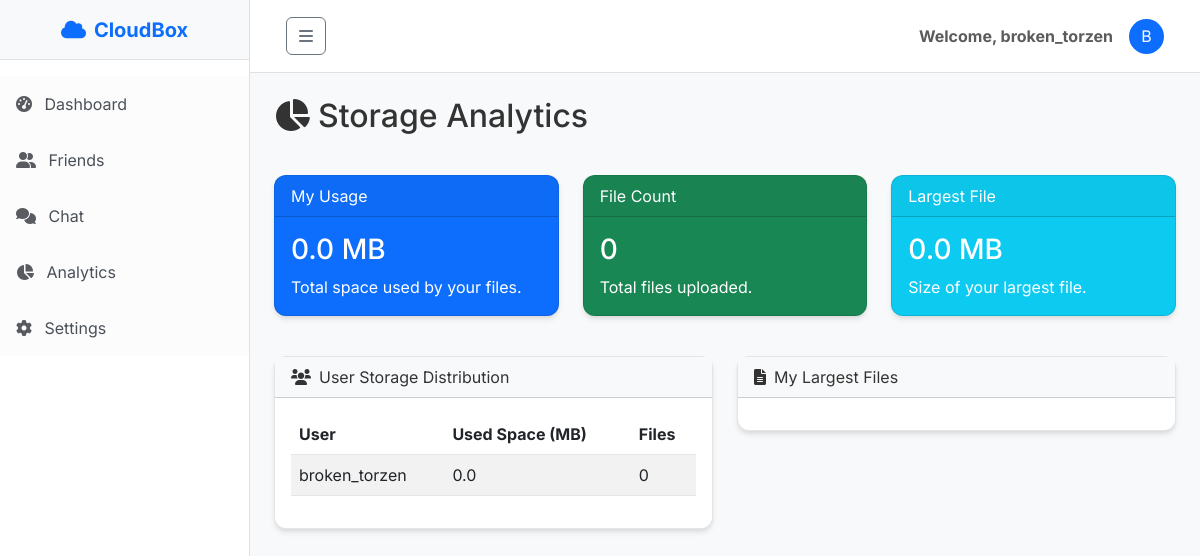
/analytics (signed in), run on an earlier commit of the app's database.
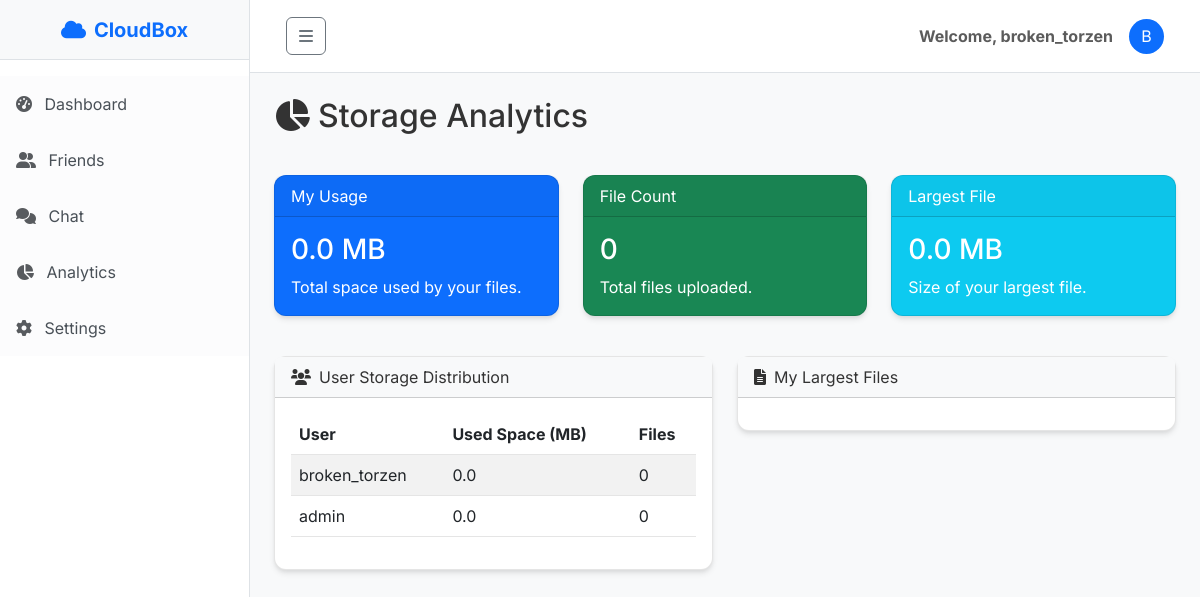
And on a later commit of the database.
### models.py (models this page shows)
class User(UserMixin, db.Model):
    id = db.Column(db.Integer, primary_key=True)
    username = db.Column(db.String(80), unique=True, nullable=False)
    password_hash = db.Column(db.String(120), nullable=False)
    is_admin = db.Column(db.Boolean, default=False)
    storage_limit = db.Column(db.Integer, default=5120) # Default 5GB
    files = db.relationship('File', backref='owner', lazy=True)
    permissions = db.relationship('Permission', backref='user', lazy=True)

### routes.py (the view)
@main.route('/analytics')
@login_required
def analytics():
    my_files = File.query.filter_by(owner_id=current_user.id, is_folder=False).all()
    my_usage = sum(f.size for f in my_files)
    my_file_count = len(my_files)
    largest_file_size = max([f.size for f in my_files]) if my_files else 0
    largest_files = sorted(my_files, key=lambda x: x.size, reverse=True)[:5]
    users = User.query.all()
    user_stats = []
    for u in users:
        u_files = File.query.filter_by(owner_id=u.id, is_folder=False).all()
        u_size = sum(f.size for f in u_files)
        u_count = len(u_files)
        user_stats.append({
            'username': u.username,
            'total_size': u_size,
            'file_count': u_count
        })
    return render_template('analytics.html',
                           my_usage=my_usage,
                           my_file_count=my_file_count,
                           largest_file_size=largest_file_size,
                           largest_files=largest_files,
                           user_stats=user_stats)

### app.py (called while the page is built)
@login_manager.user_loader
def load_user(user_id):
    return User.query.get(int(user_id))

@app.context_processor
def inject_storage_usage():
    if current_user.is_authenticated:
        my_files = File.query.filter_by(owner_id=current_user.id, is_folder=False).all()
        used_bytes = sum(f.size for f in my_files)
        used_mb = round(used_bytes / (1024 * 1024), 2)
        limit_mb = getattr(current_user, 'storage_limit', 5120)
        percentage = round((used_mb / limit_mb) * 100, 1) if limit_mb > 0 else 100
        return dict(storage_used=used_mb, storage_limit=limit_mb, storage_percent=percentage)
    return dict(storage_used=0, storage_limit=5120, storage_percent=0)

### templates/analytics.html (shortened to what this page needs)
{% extends "base.html" %}
{% block content %}
<div class="row mb-4">
    <div class="col-12">
        <h2 class="mb-3"><i class="fas fa-chart-pie me-2"></i>Storage Analytics</h2>
    </div>
</div>
<div class="row mb-4">
    <div class="col-md-4">
        <div class="card text-white bg-primary mb-3">
            <div class="card-header">My Usage</div>
            <div class="card-body">
                <h3 class="card-title">{{ (my_usage / 1024 / 1024)|round(2) }} MB</h3>
                <p class="card-text">Total space used by your files.</p>
            </div>
        </div>
    </div>
    <div class="col-md-4">
        <div class="card text-white bg-success mb-3">
            <div class="card-header">File Count</div>
            <div class="card-body">
                <h3 class="card-title">{{ my_file_count }}</h3>
                <p class="card-text">Total files uploaded.</p>
            </div>
        </div>
    </div>
    <div class="col-md-4">
        <div class="card text-white bg-info mb-3">
            <div class="card-header">Largest File</div>
            <div class="card-body">
                <h3 class="card-title">{{ (largest_file_size / 1024 / 1024)|round(2) }} MB</h3>
                <p class="card-text">Size of your largest file.</p>
            </div>
        </div>
    </div>
</div>
<div class="row">
    <div class="col-md-6">
        <div class="card">
            <div class="card-header bg-light">
                <i class="fas fa-users me-2"></i>User Storage Distribution
            </div>
            <div class="card-body">
                <table class="table table-striped">
                    <thead>
                        <tr>
                            <th>User</th>
                            <th>Used Space (MB)</th>
                            <th>Files</th>
                        </tr>
                    </thead>
                    <tbody>
                        {% for stat in user_stats %}
                        <tr>
                            <td>{{ stat.username }}</td>
                            <td>{{ (stat.total_size / 1024 / 1024)|round(2) }}</td>
                            <td>{{ stat.file_count }}</td>
                        </tr>
                        {% endfor %}
                    </tbody>
                </table>
            </div>
        </div>
    </div>
    <div class="col-md-6">
        <div class="card">
            <div class="card-header bg-light">
                <i class="fas fa-file-alt me-2"></i>My Largest Files
            </div>
            <div class="card-body">
            </div>
        </div>
    </div>
</div>
{% endblock %}

### templates/base.html (shortened to what this page needs)
<!DOCTYPE html>
<html lang="en">
<head>
    <link href="https://cdn.jsdelivr.net/npm/bootstrap@5.3.0/dist/css/bootstrap.min.css" rel="stylesheet">
    <link rel="stylesheet" href="https://cdnjs.cloudflare.com/ajax/libs/font-awesome/6.0.0/css/all.min.css">
    <link rel="stylesheet" href="{{ url_for('static', filename='style.css') }}">
</head>
<body>
    <div class="d-flex" id="wrapper">
        <div class="border-end bg-white" id="sidebar-wrapper" style="min-width: 250px; min-height: 100vh;">
            <div class="sidebar-heading border-bottom bg-light d-flex align-items-center justify-content-center"
                style="height: 60px;">
                <a class="text-decoration-none fw-bold text-primary fs-5" href="{{ url_for('main.dashboard') }}">
                    <i class="fas fa-cloud me-2"></i>CloudBox
                </a>
            </div>
            <div class="list-group list-group-flush pt-3">
                <a class="list-group-item list-group-item-action list-group-item-light p-3 border-0"
                    href="{{ url_for('main.dashboard') }}">
                    <i class="fas fa-tachometer-alt me-2 text-muted"></i> Dashboard
                </a>
                <a class="list-group-item list-group-item-action list-group-item-light p-3 border-0"
                    href="{{ url_for('main.friends') }}">
                    <i class="fas fa-user-friends me-2 text-muted"></i> Friends
                </a>
                <a class="list-group-item list-group-item-action list-group-item-light p-3 border-0"
                    href="{{ url_for('chat.chat_view') }}">
                    <i class="fas fa-comments me-2 text-muted"></i> Chat
                </a>
                <a class="list-group-item list-group-item-action list-group-item-light p-3 border-0"
                    href="{{ url_for('main.analytics') }}">
                    <i class="fas fa-chart-pie me-2 text-muted"></i> Analytics
                </a>
                <a class="list-group-item list-group-item-action list-group-item-light p-3 border-0 pointer"
                    data-bs-toggle="modal" data-bs-target="#settingsModal">
                    <i class="fas fa-cog me-2 text-muted"></i> Settings
                </a>
            </div>
        </div>
        <div id="page-content-wrapper" class="w-100 bg-light">
            <nav class="navbar navbar-expand-lg navbar-light bg-white border-bottom py-3 px-4">
                <div class="container-fluid">
                    <button class="btn btn-outline-secondary" id="sidebarToggle"><i class="fas fa-bars"></i></button>
                    <div class="collapse navbar-collapse" id="navbarSupportedContent">
                        <ul class="navbar-nav ms-auto mt-2 mt-lg-0 align-items-center">
                            {% if current_user.is_authenticated %}
                            <li class="nav-item">
                                <span class="nav-link text-dark fw-bold">Welcome, {{ current_user.username }}</span>
                            </li>
                            <li class="nav-item ms-2">
                                <div class="avatar-placeholder bg-primary text-white rounded-circle d-flex align-items-center justify-content-center"
                                    style="width: 35px; height: 35px;">
                                    {{ current_user.username[0].upper() }}
                                </div>
                            </li>
                            {% else %}
                            <li class="nav-item">
                                <a class="nav-link btn btn-primary text-white px-3"
                                    href="{{ url_for('auth.login') }}">Login</a>
                            </li>
                            {% endif %}
                        </ul>
                    </div>
                </div>
            </nav>
            <div class="container-fluid p-4">
                {% block content %}{% endblock %}
            </div>
        </div>
    </div>
</body>
</html>

### static/style.css (style rules this page uses)
:root { --primary-color: #4a90e2; --secondary-color: #2c3e50; --background-light: #f8f9fa; --text-dark: #333; --card-bg: #fff; --border-color: rgba(0, 0, 0, 0.1); --input-bg: #fff; --input-border: #ced4da; --input-text: #495057; }
body { font-family: 'Inter', -apple-system, BlinkMacSystemFont, "Segoe UI", Roboto, "Helvetica Neue", Arial, sans-serif; background-color: var(--background-light); color: var(--text-dark); transition: background-color 0.3s ease, color 0.3s ease; }
.card { border: 1px solid var(--border-color); box-shadow: 0 4px 6px -1px rgba(0, 0, 0, 0.1), 0 2px 4px -1px rgba(0, 0, 0, 0.06); border-radius: 12px; background-color: var(--card-bg); color: var(--text-dark); }
.navbar { background-color: var(--card-bg) !important; border-bottom: 1px solid var(--border-color); box-shadow: none; }
.nav-link { color: var(--text-dark) !important; opacity: 0.8; transition: opacity 0.2s; }
.table { color: var(--text-dark); border-color: var(--border-color); }
#wrapper { overflow-x: hidden; }
#sidebar-wrapper { min-height: 100vh; margin-left: -250px; transition: margin 0.25s ease-out; }
#sidebar-wrapper .sidebar-heading { padding: 0.875rem 1.25rem; font-size: 1.2rem; }
@media (min-width: 768px) { #sidebar-wrapper { margin-left: 0; } }

What changed in the data, as far as the page shows it:
added User: username "admin", total_size "0.0", file_count "0"
